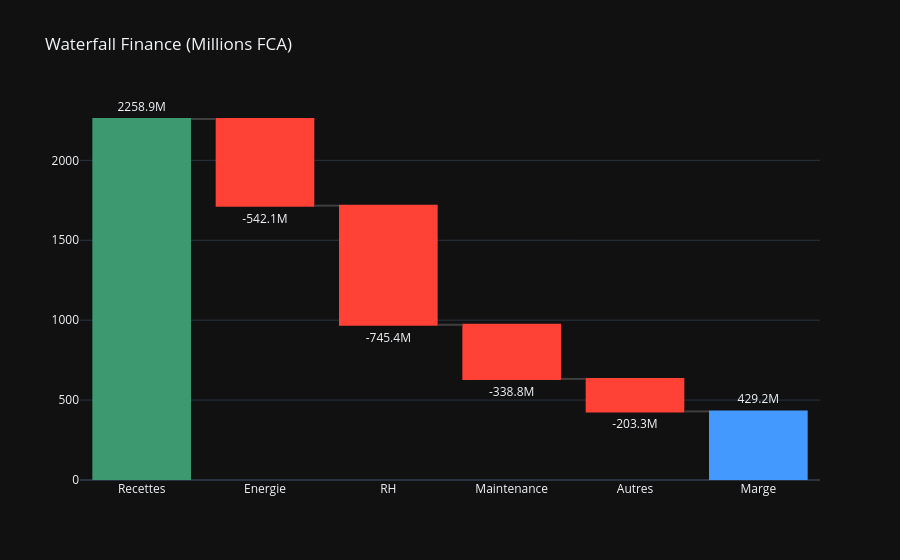

Here is the notebook cell this chart was saved with:
### Code cell
# Waterfall Finance
waterfall = pd.DataFrame([
    {'Category': 'Recettes', 'Value': revenue_total/1e6, 'Type': 'positive'},
    {'Category': 'Energie', 'Value': -cout_energie/1e6, 'Type': 'negative'},
    {'Category': 'RH', 'Value': -cout_rh/1e6, 'Type': 'negative'},
    {'Category': 'Maintenance', 'Value': -cout_maint/1e6, 'Type': 'negative'},
    {'Category': 'Autres', 'Value': -cout_autres/1e6, 'Type': 'negative'},
    {'Category': 'Marge', 'Value': marge/1e6, 'Type': 'positive'},
])

fig_water = go.Figure(go.Waterfall(
    name='Finance', orientation='v',
    measure=['relative', 'relative', 'relative', 'relative', 'relative', 'total'],
    x=waterfall['Category'],
    textposition='outside',
    text=[f'{v:.1f}M' for v in waterfall['Value']],
    y=waterfall['Value'],
    connector={'line': {'color': 'rgb(63, 63, 63)'}},
))
fig_water.update_layout(title='Waterfall Finance (Millions FCA)', template='plotly_dark')
display(fig_water)

### Figure 1 — Plotly figure (JSON) as saved in the notebook; plotly's stock layout.template omitted (floating-point values rounded to 4 significant figures)
{"data": [{"connector": {"line": {"color": "rgb(63, 63, 63)"}}, "measure": ["relative", "relative", "relative", "relative", "relative", "total"], "name": "Finance", "orientation": "v", "text": ["2258.9M", "-542.1M", "-745.4M", "-338.8M", "-203.3M", "429.2M"], "textposition": "outside", "type": "waterfall", "x": ["Recettes", "Energie", "RH", "Maintenance", "Autres", "Marge"], "y": [2259.0, -542.1, -745.4, -338.8, -203.3, 429.2]}], "layout": {"title": {"text": "Waterfall Finance (Millions FCA)"}}}
